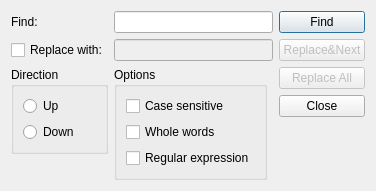
<?xml version="1.0" encoding="UTF-8"?>
<ui version="4.0">
 <class>SearchAndReplace</class>
 <widget class="QDialog" name="SearchAndReplace">
  <property name="geometry">
   <rect>
    <x>0</x>
    <y>0</y>
    <width>370</width>
    <height>166</height>
   </rect>
  </property>
  <property name="windowTitle">
   <string>Find and Replace</string>
  </property>
  <layout class="QGridLayout" name="gridLayout_3">
   <item row="0" column="0">
    <widget class="QLabel" name="label">
     <property name="text">
      <string>Find:</string>
     </property>
    </widget>
   </item>
   <item row="1" column="0">
    <widget class="QCheckBox" name="checkReplace">
     <property name="text">
      <string>Replace with:</string>
     </property>
    </widget>
   </item>
   <item row="2" column="1">
    <widget class="QGroupBox" name="groupBox_2">
     <property name="title">
      <string>Options</string>
     </property>
     <layout class="QGridLayout" name="gridLayout_2">
      <item row="0" column="0">
       <widget class="QCheckBox" name="checkCs">
        <property name="text">
         <string>Case sensitive</string>
        </property>
       </widget>
      </item>
      <item row="1" column="0">
       <widget class="QCheckBox" name="checkWhole">
        <property name="text">
         <string>Whole words</string>
        </property>
       </widget>
      </item>
      <item row="2" column="0">
       <widget class="QCheckBox" name="checkRegexp">
        <property name="text">
         <string>Regular expression</string>
        </property>
       </widget>
      </item>
     </layout>
    </widget>
   </item>
   <item row="0" column="3" rowspan="3">
    <layout class="QVBoxLayout" name="verticalLayout">
     <item>
      <widget class="QPushButton" name="pushFind">
       <property name="text">
        <string>Find</string>
       </property>
      </widget>
     </item>
     <item>
      <widget class="QPushButton" name="pushReplaceAndNext">
       <property name="enabled">
        <bool>false</bool>
       </property>
       <property name="text">
        <string>Replace&amp;&amp;Next</string>
       </property>
      </widget>
     </item>
     <item>
      <widget class="QPushButton" name="pushReplaceAll">
       <property name="enabled">
        <bool>false</bool>
       </property>
       <property name="text">
        <string>Replace All</string>
       </property>
      </widget>
     </item>
     <item>
      <widget class="QPushButton" name="pushClose">
       <property name="text">
        <string>Close</string>
       </property>
      </widget>
     </item>
     <item>
      <spacer name="verticalSpacer">
       <property name="orientation">
        <enum>Qt::Vertical</enum>
       </property>
       <property name="sizeHint" stdset="0">
        <size>
         <width>20</width>
         <height>0</height>
        </size>
       </property>
      </spacer>
     </item>
    </layout>
   </item>
   <item row="2" column="0">
    <layout class="QVBoxLayout" name="verticalLayout_2">
     <item>
      <widget class="QGroupBox" name="groupBox">
       <property name="title">
        <string>Direction</string>
       </property>
       <layout class="QGridLayout" name="gridLayout">
        <item row="0" column="0">
         <widget class="QRadioButton" name="radioUp">
          <property name="text">
           <string>Up</string>
          </property>
         </widget>
        </item>
        <item row="1" column="0">
         <widget class="QRadioButton" name="radioDown">
          <property name="text">
           <string>Down</string>
          </property>
         </widget>
        </item>
       </layout>
      </widget>
     </item>
     <item>
      <spacer name="verticalSpacer_2">
       <property name="orientation">
        <enum>Qt::Vertical</enum>
       </property>
       <property name="sizeHint" stdset="0">
        <size>
         <width>20</width>
         <height>0</height>
        </size>
       </property>
      </spacer>
     </item>
    </layout>
   </item>
   <item row="2" column="2">
    <spacer name="horizontalSpacer">
     <property name="orientation">
      <enum>Qt::Horizontal</enum>
     </property>
     <property name="sizeHint" stdset="0">
      <size>
       <width>0</width>
       <height>20</height>
      </size>
     </property>
    </spacer>
   </item>
   <item row="1" column="1" colspan="2">
    <widget class="QLineEdit" name="lineReplace">
     <property name="enabled">
      <bool>false</bool>
     </property>
    </widget>
   </item>
   <item row="0" column="1" colspan="2">
    <widget class="QLineEdit" name="lineFind"/>
   </item>
  </layout>
 </widget>
 <tabstops>
  <tabstop>lineFind</tabstop>
  <tabstop>checkReplace</tabstop>
  <tabstop>lineReplace</tabstop>
  <tabstop>radioUp</tabstop>
  <tabstop>radioDown</tabstop>
  <tabstop>checkCs</tabstop>
  <tabstop>checkWhole</tabstop>
  <tabstop>checkRegexp</tabstop>
  <tabstop>pushFind</tabstop>
  <tabstop>pushReplaceAndNext</tabstop>
  <tabstop>pushReplaceAll</tabstop>
  <tabstop>pushClose</tabstop>
 </tabstops>
 <resources/>
 <connections>
  <connection>
   <sender>checkReplace</sender>
   <signal>toggled(bool)</signal>
   <receiver>lineReplace</receiver>
   <slot>setEnabled(bool)</slot>
   <hints>
    <hint type="sourcelabel">
     <x>83</x>
     <y>42</y>
    </hint>
    <hint type="destinationlabel">
     <x>174</x>
     <y>54</y>
    </hint>
   </hints>
  </connection>
  <connection>
   <sender>pushClose</sender>
   <signal>clicked()</signal>
   <receiver>SearchAndReplace</receiver>
   <slot>accept()</slot>
   <hints>
    <hint type="sourcelabel">
     <x>359</x>
     <y>119</y>
    </hint>
    <hint type="destinationlabel">
     <x>438</x>
     <y>50</y>
    </hint>
   </hints>
  </connection>
  <connection>
   <sender>pushFind</sender>
   <signal>clicked()</signal>
   <receiver>SearchAndReplace</receiver>
   <slot>find()</slot>
   <hints>
    <hint type="sourcelabel">
     <x>336</x>
     <y>15</y>
    </hint>
    <hint type="destinationlabel">
     <x>428</x>
     <y>21</y>
    </hint>
   </hints>
  </connection>
  <connection>
   <sender>checkReplace</sender>
   <signal>toggled(bool)</signal>
   <receiver>pushReplaceAndNext</receiver>
   <slot>setEnabled(bool)</slot>
   <hints>
    <hint type="sourcelabel">
     <x>53</x>
     <y>46</y>
    </hint>
    <hint type="destinationlabel">
     <x>319</x>
     <y>53</y>
    </hint>
   </hints>
  </connection>
  <connection>
   <sender>checkReplace</sender>
   <signal>toggled(bool)</signal>
   <receiver>pushReplaceAll</receiver>
   <slot>setEnabled(bool)</slot>
   <hints>
    <hint type="sourcelabel">
     <x>31</x>
     <y>41</y>
    </hint>
    <hint type="destinationlabel">
     <x>322</x>
     <y>83</y>
    </hint>
   </hints>
  </connection>
  <connection>
   <sender>pushReplaceAndNext</sender>
   <signal>clicked()</signal>
   <receiver>SearchAndReplace</receiver>
   <slot>replaceAndNext()</slot>
   <hints>
    <hint type="sourcelabel">
     <x>303</x>
     <y>50</y>
    </hint>
    <hint type="destinationlabel">
     <x>313</x>
     <y>250</y>
    </hint>
   </hints>
  </connection>
  <connection>
   <sender>pushReplaceAll</sender>
   <signal>clicked()</signal>
   <receiver>SearchAndReplace</receiver>
   <slot>slotReplaceAll()</slot>
   <hints>
    <hint type="sourcelabel">
     <x>330</x>
     <y>81</y>
    </hint>
    <hint type="destinationlabel">
     <x>337</x>
     <y>202</y>
    </hint>
   </hints>
  </connection>
  <connection>
   <sender>lineFind</sender>
   <signal>textChanged(QString)</signal>
   <receiver>SearchAndReplace</receiver>
   <slot>slotSearchChanged()</slot>
   <hints>
    <hint type="sourcelabel">
     <x>144</x>
     <y>19</y>
    </hint>
    <hint type="destinationlabel">
     <x>149</x>
     <y>214</y>
    </hint>
   </hints>
  </connection>
  <connection>
   <sender>checkReplace</sender>
   <signal>toggled(bool)</signal>
   <receiver>SearchAndReplace</receiver>
   <slot>slotSearchChanged()</slot>
   <hints>
    <hint type="sourcelabel">
     <x>70</x>
     <y>46</y>
    </hint>
    <hint type="destinationlabel">
     <x>76</x>
     <y>202</y>
    </hint>
   </hints>
  </connection>
  <connection>
   <sender>lineReplace</sender>
   <signal>textChanged(QString)</signal>
   <receiver>SearchAndReplace</receiver>
   <slot>slotSearchChanged()</slot>
   <hints>
    <hint type="sourcelabel">
     <x>228</x>
     <y>45</y>
    </hint>
    <hint type="destinationlabel">
     <x>229</x>
     <y>195</y>
    </hint>
   </hints>
  </connection>
  <connection>
   <sender>radioUp</sender>
   <signal>toggled(bool)</signal>
   <receiver>SearchAndReplace</receiver>
   <slot>slotSearchChanged()</slot>
   <hints>
    <hint type="sourcelabel">
     <x>43</x>
     <y>95</y>
    </hint>
    <hint type="destinationlabel">
     <x>43</x>
     <y>213</y>
    </hint>
   </hints>
  </connection>
  <connection>
   <sender>checkCs</sender>
   <signal>toggled(bool)</signal>
   <receiver>SearchAndReplace</receiver>
   <slot>slotSearchChanged()</slot>
   <hints>
    <hint type="sourcelabel">
     <x>181</x>
     <y>97</y>
    </hint>
    <hint type="destinationlabel">
     <x>178</x>
     <y>238</y>
    </hint>
   </hints>
  </connection>
  <connection>
   <sender>checkWhole</sender>
   <signal>toggled(bool)</signal>
   <receiver>SearchAndReplace</receiver>
   <slot>slotSearchChanged()</slot>
   <hints>
    <hint type="sourcelabel">
     <x>167</x>
     <y>109</y>
    </hint>
    <hint type="destinationlabel">
     <x>169</x>
     <y>189</y>
    </hint>
   </hints>
  </connection>
  <connection>
   <sender>checkRegexp</sender>
   <signal>toggled(bool)</signal>
   <receiver>SearchAndReplace</receiver>
   <slot>slotSearchChanged()</slot>
   <hints>
    <hint type="sourcelabel">
     <x>211</x>
     <y>138</y>
    </hint>
    <hint type="destinationlabel">
     <x>211</x>
     <y>197</y>
    </hint>
   </hints>
  </connection>
 </connections>
 <slots>
  <slot>find()</slot>
  <slot>replaceAndNext()</slot>
  <slot>slotReplaceAll()</slot>
  <slot>slotSearchChanged()</slot>
 </slots>
</ui>
